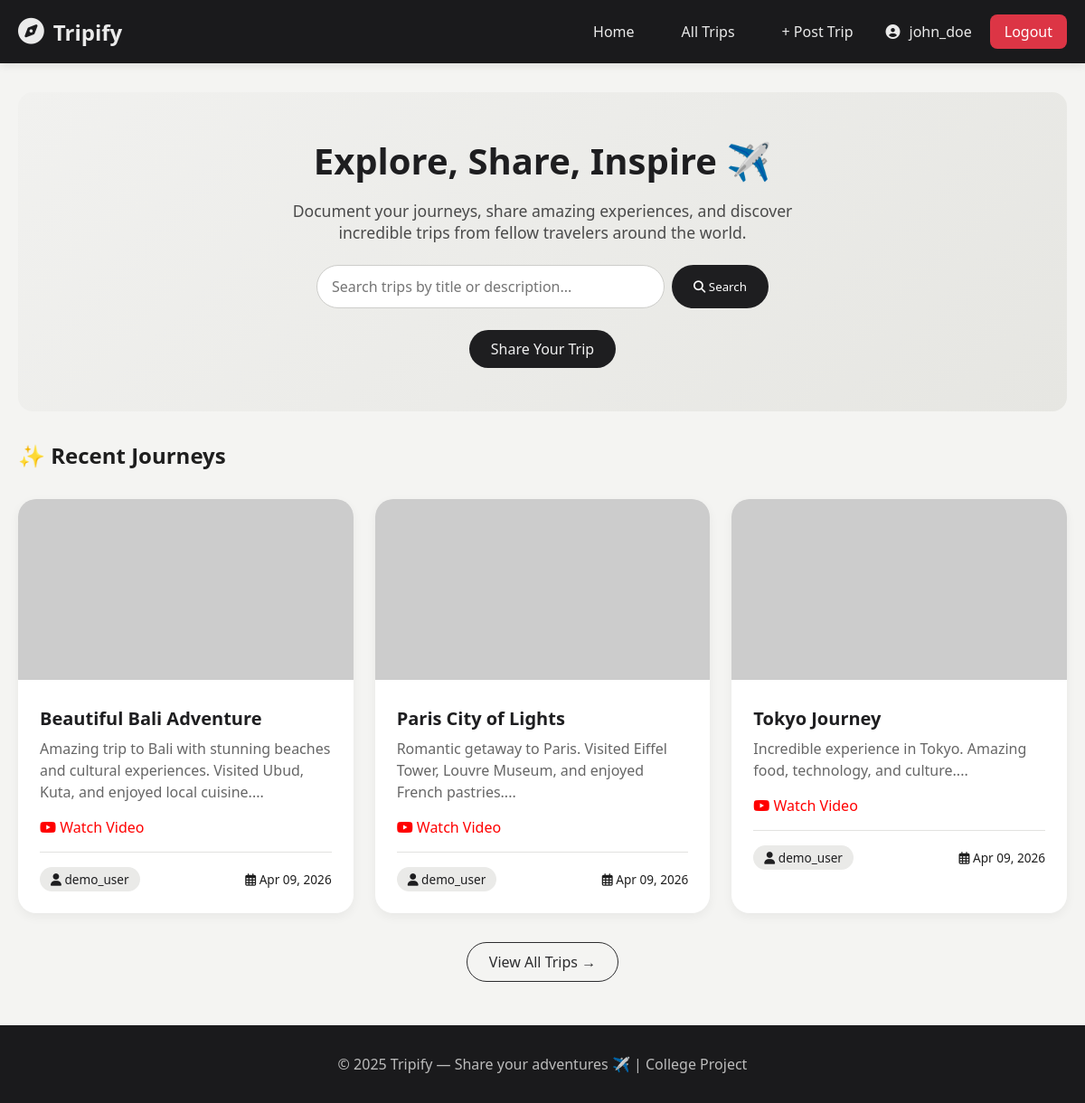
Page /index.php (signed in) on the committed database.
### tables this page shows
CREATE TABLE IF NOT EXISTS trips (
    id INT AUTO_INCREMENT PRIMARY KEY,
    user_id INT NOT NULL,
    title VARCHAR(120) NOT NULL,
    description TEXT NOT NULL,
    image_url TEXT,
    youtube_link TEXT,
    created_at TIMESTAMP DEFAULT CURRENT_TIMESTAMP,
    FOREIGN KEY (user_id) REFERENCES users(id) ON DELETE CASCADE
);

CREATE TABLE IF NOT EXISTS users (
    id INT AUTO_INCREMENT PRIMARY KEY,
    username VARCHAR(50) UNIQUE NOT NULL,
    email VARCHAR(100) UNIQUE NOT NULL,
    password VARCHAR(255) NOT NULL,
    created_at TIMESTAMP DEFAULT CURRENT_TIMESTAMP
);

### config.php (called while the page is built, shortened)
<?php
function isLoggedIn() {
    return isset($_SESSION['user_id']);
}
?>

### index.php (the view, shortened to what this page needs)
<?php
require_once 'config.php';
$search = isset($_GET['search']) ? trim($_GET['search']) : '';
if (!empty($search)) {
    $stmt = $pdo->prepare("SELECT trips.*, users.username FROM trips JOIN users ON trips.user_id = users.id WHERE trips.title LIKE ? OR trips.description LIKE ? ORDER BY trips.created_at DESC LIMIT 6");
    $search_param = "%$search%";
    $stmt->execute([$search_param, $search_param]);
    $trips = $stmt->fetchAll();
} else {
    $trips = $pdo->query("SELECT trips.*, users.username FROM trips JOIN users ON trips.user_id = users.id ORDER BY trips.created_at DESC")->fetchAll();
}
?>
<!DOCTYPE html>
<html lang="en">
<head>
    <link rel="stylesheet" href="https://cdnjs.cloudflare.com/ajax/libs/font-awesome/6.4.0/css/all.min.css">
    <link rel="stylesheet" href="style.css">
</head>
<body>
    <nav class="navbar">
        <div class="navbar-container">
            <a href="index.php" class="navbar-brand">
                <i class="fas fa-compass"></i>
                <span>Tripify</span>
            </a>
            <div class="nav-menu">
                <a href="index.php" class="nav-link">Home</a>
                <a href="trips.php" class="nav-link">All Trips</a>
                <?php if (isLoggedIn()): ?>
                    <a href="create_trip.php" class="nav-link">+ Post Trip</a>
                    <div class="user-greeting">
                        <i class="fas fa-user-circle"></i>
                        <span><?php echo htmlspecialchars($_SESSION['username']); ?></span>
                    </div>
                    <a href="logout.php" class="btn-logout">Logout</a>
                <?php else: ?>
                    <a href="login.php" class="nav-link">Login</a>
                    <a href="register.php" class="nav-link">Register</a>
                <?php endif; ?>
            </div>
        </div>
    </nav>
    <div class="container">
        <div class="hero-section">
            <h1>Explore, Share, Inspire ✈️</h1>
            <p>Document your journeys, share amazing experiences, and discover incredible trips from fellow travelers around the world.</p>
            <div class="search-bar">
                <form method="GET" action="index.php">
                    <input type="text" name="search" placeholder="Search trips by title or description..." value="<?php echo htmlspecialchars($search); ?>">
                    <button type="submit"><i class="fas fa-search"></i> Search</button>
                </form>
            </div>
            <?php if (!isLoggedIn()): ?>
                <div style="margin-top: 1.5rem;">
                    <a href="register.php" class="btn btn-primary">Join Tripify Now</a>
                    <a href="login.php" class="btn btn-outline">Sign In</a>
                </div>
            <?php else: ?>
                <div style="margin-top: 1.5rem;">
                    <a href="create_trip.php" class="btn btn-primary">Share Your Trip</a>
                </div>
            <?php endif; ?>
        </div>
        <h2 style="margin-bottom: 1rem;">✨ <?php echo $search ? 'Search Results' : 'Recent Journeys'; ?></h2>
        <div class="trips-grid">
            <?php
            $displayTrips = $search ? $trips : array_slice($trips, 0, 3);
            if (count($displayTrips) > 0):
                foreach ($displayTrips as $trip):
            ?>
                <div class="card">
                    <?php
                    $image_path = $trip['image_url'];
                    $image_exists = false;
                    if ($image_path && file_exists($image_path)) {
                        $image_exists = true;
                    } elseif ($image_path && filter_var($image_path, FILTER_VALIDATE_URL)) {
                        $image_exists = true;
                    }
                    ?>
                    <?php if ($image_exists): ?>
                        <img src="<?php echo htmlspecialchars($trip['image_url']); ?>" class="card-image" alt="Trip image" onerror="this.src='https://placehold.co/600x400/eaeae8/1e1e20?text=No+Image'">
                    <?php else: ?>
                        <div class="card-image" style="display: flex; align-items: center; justify-content: center; background: #eaeae8;">
                            <i class="fas fa-image" style="font-size: 3rem; color: #999;"></i>
                        </div>
                    <?php endif; ?>
                    <div class="card-content">
                        <h3 class="card-title"><?php echo htmlspecialchars($trip['title']); ?></h3>
                        <p class="card-description"><?php echo htmlspecialchars(substr($trip['description'], 0, 120)); ?>...</p>
                        <?php if ($trip['youtube_link']): ?>
                            <a href="<?php echo htmlspecialchars($trip['youtube_link']); ?>" target="_blank" style="color: #ff0000; text-decoration: none;">
                                <i class="fab fa-youtube"></i> Watch Video
                            </a>
                        <?php endif; ?>
                        <div class="card-meta">
                            <span class="user-badge">
                                <i class="fas fa-user"></i> <?php echo htmlspecialchars($trip['username']); ?>
                            </span>
                            <span><i class="far fa-calendar-alt"></i> <?php echo date('M d, Y', strtotime($trip['created_at'])); ?></span>
                        </div>
                    </div>
                </div>
            <?php
                endforeach;
            endif; ?>
        </div>
        <?php if (!$search && count($trips) > 3): ?>
            <div style="text-align: center; margin-top: 2rem;">
                <a href="trips.php" class="btn btn-outline">View All Trips →</a>
            </div>
        <?php endif; ?>
    </div>
    <footer class="footer">
        <p>© 2025 Tripify — Share your adventures ✈️ | College Project</p>
    </footer>
</body>
</html>

### style.css (style rules this page uses)
* { margin: 0; padding: 0; box-sizing: border-box; font-family: 'Segoe UI', Tahoma, Geneva, Verdana, sans-serif; }
body { background: #f4f4f2; color: #1e1e1e; }
.navbar { background-color: #1a1a1c; padding: 1rem 0; position: sticky; top: 0; z-index: 1000; box-shadow: 0 2px 10px rgba(0,0,0,0.1); }
.navbar-container { max-width: 1200px; margin: 0 auto; padding: 0 20px; display: flex; justify-content: space-between; align-items: center; }
.navbar-brand { color: #eaeaea; font-size: 1.5rem; font-weight: 600; text-decoration: none; display: flex; align-items: center; gap: 10px; }
.navbar-brand i { font-size: 1.8rem; }
.nav-menu { display: flex; gap: 20px; align-items: center; }
.nav-link { color: #eaeaea; text-decoration: none; padding: 8px 16px; border-radius: 8px; transition: all 0.3s; }
.btn-logout { background: #dc3545; color: white; border: none; padding: 8px 16px; border-radius: 8px; cursor: pointer; text-decoration: none; }
.user-greeting { color: #eaeaea; display: flex; align-items: center; gap: 10px; }
.container { max-width: 1200px; margin: 0 auto; padding: 0 20px; min-height: calc(100vh - 200px); }
.hero-section { background: linear-gradient(135deg, #f1f1ef 0%, #e6e6e2 100%); border-radius: 1rem; padding: 3rem; margin: 2rem 0; text-align: center; }
.hero-section h1 { font-size: 2.5rem; margin-bottom: 1rem; color: #1e1e20; }
.hero-section p { font-size: 1.1rem; color: #4a4a4a; max-width: 600px; margin: 0 auto 1.5rem; }
.btn { padding: 10px 24px; border-radius: 2rem; border: none; cursor: pointer; font-size: 1rem; text-decoration: none; display: inline-block; transition: all 0.3s; }
.btn-primary { background-color: #1e1e20; color: #f0f0f0; }
.btn-outline { border: 1px solid #2c2c2e; color: #2c2c2e; background: transparent; }
.trips-grid { display: grid; grid-template-columns: repeat(auto-fill, minmax(350px, 1fr)); gap: 1.5rem; margin-top: 2rem; }
.card { background: white; border-radius: 1.25rem; overflow: hidden; box-shadow: 0 4px 12px rgba(0, 0, 0, 0.05); transition: transform 0.2s, box-shadow 0.2s; }
.card-image { width: 100%; height: 200px; object-fit: cover; background: #f0f0ed; }
.card-content { padding: 1.5rem; }
.card-title { font-size: 1.25rem; font-weight: 600; margin-bottom: 0.5rem; color: #1e1e20; }
.card-description { color: #666; line-height: 1.5; margin-bottom: 1rem; }
.card-meta { display: flex; justify-content: space-between; align-items: center; margin-top: 1rem; padding-top: 1rem; border-top: 1px solid #e2e2e0; font-size: 0.85rem; }
.user-badge { background: #eaeae8; padding: 4px 12px; border-radius: 20px; color: #1e1e20; }
.footer { background-color: #1a1a1c; color: #bcbcbc; text-align: center; padding: 2rem; margin-top: 3rem; }

### index.php (style rules this page uses)
.search-bar { max-width: 500px; margin: 1rem auto 0; }
.search-bar form { display: flex; gap: 0.5rem; }
.search-bar input { flex: 1; padding: 12px 16px; border: 1px solid #cdcdca; border-radius: 2rem; font-size: 1rem; }
.search-bar button { padding: 12px 24px; background: #1e1e20; color: white; border: none; border-radius: 2rem; cursor: pointer; }

### rows in the picture
trips: title "Beautiful Bali Adventure", description "Amazing trip to Bali with stunning beaches and cultural experiences. Visited Ubud, Kuta, and enjoyed local cuisine.", user.username "demo_user", created_at "Apr 09, 2026"
trips: title "Paris City of Lights", description "Romantic getaway to Paris. Visited Eiffel Tower, Louvre Museum, and enjoyed French pastries.", user.username "demo_user", created_at "Apr 09, 2026"
trips: title "Tokyo Journey", description "Incredible experience in Tokyo. Amazing food, technology, and culture.", user.username "demo_user", created_at "Apr 09, 2026"

### other values in the picture
$_SESSION['username'] "john_doe"
